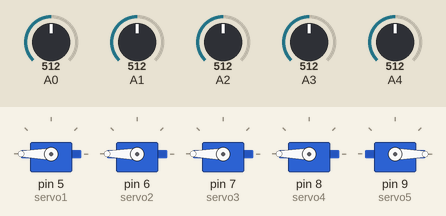
Bench run of a sketch on a simulated Arduino Uno, built with avr-gcc and run on an emulated ATmega328P. Parts: 5 × servo. Inputs (shaded band) come from the test bench; at power-on: A0 = 512, A1 = 512, A2 = 512, A4 = 512, A3 = 512.

Above: at 1.2 s.
1.3 s: A0 set to 170
At 2.6 s:
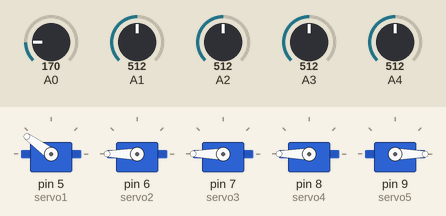
2.9 s: A1 set to 170
At 3.4 s:
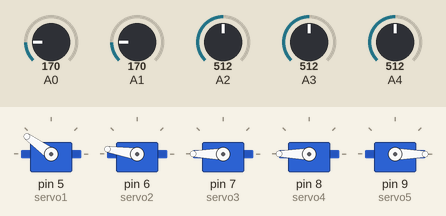
4.5 s: A2 set to 170
At 5.3 s:
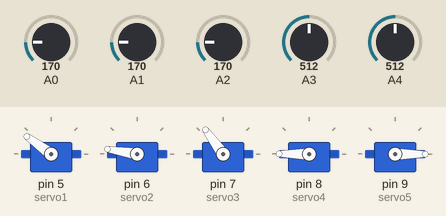
6.1 s: A4 set to 170
At 7.2 s:
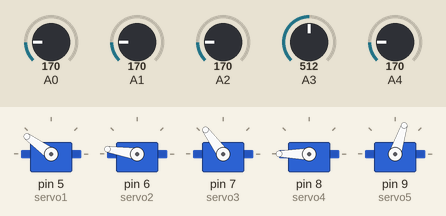
7.7 s: A3 set to 30
At 9.0 s:
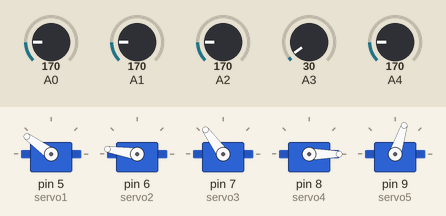
9.3 s: A0 set to 190
At 10.9 s:
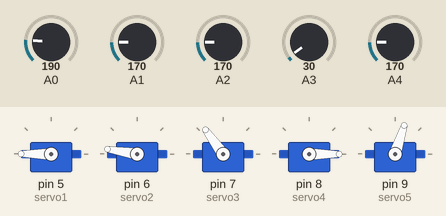
Timing chart, 0 to 11.9 s (numbered marks = the images above; inputs shaded):
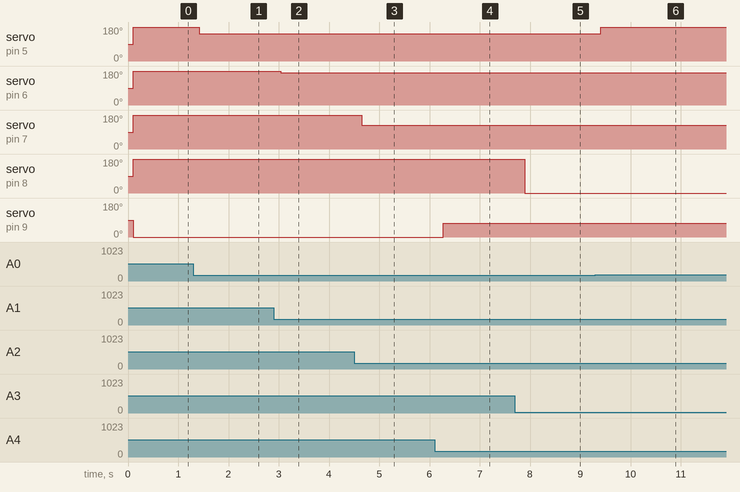

Measured:
- after the input at 1.3 s, servo on pin 5 (servo1): 180° → 144° after 0.12 s
- after the input at 2.9 s, servo on pin 6 (servo2): 180° → 171° after 0.14 s
- after the input at 4.5 s, servo on pin 7 (servo3): 180° → 126° after 0.15 s
- after the input at 6.1 s, servo on pin 9 (servo5): 0° → 72° after 0.17 s
- after the input at 7.7 s, servo on pin 8 (servo4): 180° → 0° after 0.19 s
- after the input at 9.3 s, servo on pin 5 (servo1): 144° → 180° after 0.11 s

The sketch:

aya_hand.ino
```cpp
#include <Servo.h>
Servo servo1 ,servo2 , servo3 , servo4 , servo5;

int a,b,c,d,e ;
int aa,bb,cc,dd,ee ;

void setup() {
pinMode(A0,INPUT);
pinMode(A1,INPUT);
pinMode(A2,INPUT);
pinMode(A3,INPUT);
pinMode(A4,INPUT);
servo1.attach(5);
servo2.attach(6);
servo3.attach(7);
servo4.attach(8);
servo5.attach(9);

}

void loop() {
a = analogRead(A0);
b = analogRead(A1);
c = analogRead(A2);
d = analogRead(A3);
e = analogRead(A4);
delay(100);
aa = map(a ,90,190 , 0 , 180 );
bb = map(b ,70,175 , 0 , 180 );
cc = map(c ,100,200 , 0 , 180 );
dd = map(d ,60,170 , 0 , 180 );
ee = map(e ,110,210 , 180 , 0 );

if (aa < 0 ) aa = 0 ;
if (bb < 0 ) bb = 0 ;
if (cc < 0 ) cc = 0 ;
if (dd < 0 ) dd = 0 ;
if (ee < 0 ) ee = 0 ;

if (aa > 180 ) aa = 180 ;
if (bb > 180 ) bb = 180 ;
if (cc > 180 ) cc = 180 ;
if (dd > 180 ) dd = 180 ;
if (ee > 180 ) ee = 180 ;

servo1.write(aa);
servo2.write(bb);
servo3.write(cc);
servo4.write(dd);
servo5.write(ee);
}
```
